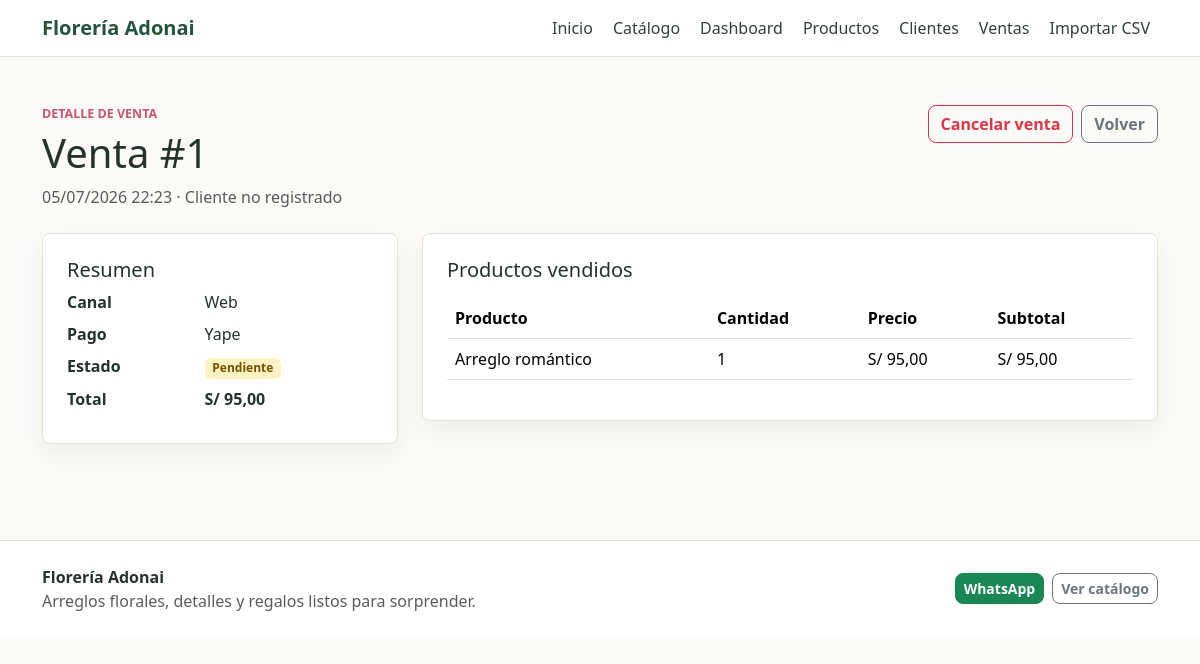
Screenshot of /ventas/1/ (signed in) with the database file from the repository.
### gestion/models.py (models this page shows, shortened)
class Venta(models.Model):
    class Canal(models.TextChoices):
        PRESENCIAL = 'presencial', 'Presencial'
        WHATSAPP = 'whatsapp', 'WhatsApp'
        WEB = 'web', 'Web'
    class MetodoPago(models.TextChoices):
        EFECTIVO = 'efectivo', 'Efectivo'
        YAPE = 'yape', 'Yape'
        PLIN = 'plin', 'Plin'
        TRANSFERENCIA = 'transferencia', 'Transferencia'
    class Estado(models.TextChoices):
        PENDIENTE = 'pendiente', 'Pendiente'
        PAGADO = 'pagado', 'Pagado'
        CANCELADO = 'cancelado', 'Cancelado'
    cliente = models.ForeignKey(
        Cliente,
        on_delete=models.SET_NULL,
        null=True,
        blank=True,
        related_name='ventas',
    )
    nombre_cliente = models.CharField(max_length=120, blank=True)
    telefono_cliente = models.CharField(max_length=20, blank=True)
    fecha = models.DateTimeField(default=timezone.now)
    canal = models.CharField(max_length=20, choices=Canal.choices, default=Canal.PRESENCIAL)
    metodo_pago = models.CharField(
        max_length=20,
        choices=MetodoPago.choices,
        default=MetodoPago.EFECTIVO,
    )
    estado = models.CharField(max_length=20, choices=Estado.choices, default=Estado.PENDIENTE)
    total = models.DecimalField(max_digits=10, decimal_places=2, default=Decimal('0.00'))
    class Meta:
        ordering = ['-fecha']
    @property
    def cliente_visible(self):
        if self.cliente:
            return self.cliente.nombre
        return self.nombre_cliente or 'Cliente no registrado'

class DetalleVenta(models.Model):
    venta = models.ForeignKey(Venta, on_delete=models.CASCADE, related_name='detalles')
    producto = models.ForeignKey(Producto, on_delete=models.PROTECT, related_name='detalles_venta')
    cantidad = models.PositiveIntegerField(validators=[MinValueValidator(1)])
    precio_unitario = models.DecimalField(max_digits=10, decimal_places=2)
    subtotal = models.DecimalField(max_digits=10, decimal_places=2, default=Decimal('0.00'))
    class Meta:
        verbose_name = 'detalle de venta'
        verbose_name_plural = 'detalles de venta'

class Producto(models.Model):
    nombre = models.CharField(max_length=120, unique=True)
    categoria = models.ForeignKey(
        Categoria,
        on_delete=models.PROTECT,
        related_name='productos',
    )
    descripcion = models.TextField(blank=True)
    precio = models.DecimalField(
        max_digits=10,
        decimal_places=2,
        validators=[MinValueValidator(Decimal('0.00'))],
    )
    stock = models.PositiveIntegerField(default=0)
    stock_minimo = models.PositiveIntegerField(default=0)
    imagen = models.FileField(upload_to='productos/', blank=True, null=True)
    activo = models.BooleanField(default=True)
    fecha_creacion = models.DateTimeField(auto_now_add=True)
    fecha_actualizacion = models.DateTimeField(auto_now=True)
    class Meta:
        ordering = ['nombre']

### gestion/views.py (the view)
# urls.py: path('ventas/<int:pk>/', views.venta_detalle, name='venta_detalle'),
@staff_required
def venta_detalle(request, pk):
    venta = get_object_or_404(
        Venta.objects.select_related('cliente').prefetch_related('detalles__producto'),
        pk=pk,
    )
    return render(request, 'gestion/venta_detalle.html', {'venta': venta})

### gestion/context_processors.py (called while the page is built)
def floreria_config(request):
    return {
        'floreria': {
            'nombre': settings.FLORERIA_NOMBRE,
            'yape': settings.FLORERIA_YAPE,
            'whatsapp': settings.FLORERIA_WHATSAPP,
            'promo': settings.FLORERIA_PROMO,
            'qr_yape_static': settings.FLORERIA_QR_YAPE_STATIC,
        }
    }

### gestion/views.py (called while the page is built)
def staff_required(view_func):
    @wraps(view_func)
    def _wrapped_view(request, *args, **kwargs):
        user = request.user
        if user.is_authenticated and (user.is_staff or user.is_superuser):
            return view_func(request, *args, **kwargs)
        return HttpResponse('acceso no autorizado', status=403)
    return _wrapped_view

### templates/gestion/venta_detalle.html (shortened to what this page needs)
{% extends 'gestion/base.html' %}
{% block content %}
<section class="container py-5">
  <div class="d-flex flex-column flex-md-row justify-content-between gap-3 mb-4">
    <div>
      <p class="eyebrow">Detalle de venta</p>
      <h1>Venta #{{ venta.pk }}</h1>
      <p class="text-muted mb-0">{{ venta.fecha|date:'d/m/Y H:i' }} · {{ venta.cliente_visible }}</p>
    </div>
    <div class="d-flex align-items-start gap-2">
      {% if venta.estado != 'cancelado' %}
        <form method="post" action="{% url 'gestion:venta_cancelar' venta.pk %}">
          <button class="btn btn-outline-danger" type="submit">Cancelar venta</button>
        </form>
      {% endif %}
      <a class="btn btn-outline-secondary" href="{% url 'gestion:ventas_lista' %}">Volver</a>
    </div>
  </div>
  <div class="row g-4">
    <div class="col-lg-4">
      <div class="tool-panel h-100">
        <h2 class="h5">Resumen</h2>
        <dl class="row mb-0">
          <dt class="col-5">Canal</dt><dd class="col-7">{{ venta.get_canal_display }}</dd>
          <dt class="col-5">Pago</dt><dd class="col-7">{{ venta.get_metodo_pago_display }}</dd>
          <dt class="col-5">Estado</dt><dd class="col-7"><span class="badge status-{{ venta.estado }}">{{ venta.get_estado_display }}</span></dd>
          <dt class="col-5">Total</dt><dd class="col-7 fw-bold">S/ {{ venta.total|floatformat:2 }}</dd>
        </dl>
      </div>
    </div>
    <div class="col-lg-8">
      <div class="tool-panel">
        <h2 class="h5 mb-3">Productos vendidos</h2>
        <div class="table-responsive">
          <table class="table align-middle">
            <thead><tr><th>Producto</th><th>Cantidad</th><th>Precio</th><th>Subtotal</th></tr></thead>
            <tbody>
              {% for detalle in venta.detalles.all %}
                <tr>
                  <td>{{ detalle.producto.nombre }}</td>
                  <td>{{ detalle.cantidad }}</td>
                  <td>S/ {{ detalle.precio_unitario|floatformat:2 }}</td>
                  <td>S/ {{ detalle.subtotal|floatformat:2 }}</td>
                </tr>
              {% endfor %}
            </tbody>
          </table>
        </div>
      </div>
    </div>
  </div>
</section>
{% endblock %}

### static/css/styles.css (style rules this page uses)
:root { --adonai-green: #2f6f4e; --adonai-green-dark: #24553c; --adonai-rose: #c95670; --adonai-rose-soft: #f9e5ea; --adonai-gold: #c69b4c; --adonai-ink: #26332c; --adonai-muted: #6f7b72; --adonai-bg: #fbfaf7; --adonai-border: #e6e1d9; }
body { background: var(--adonai-bg); color: var(--adonai-ink); }
a { color: var(--adonai-green); }
.btn { border-radius: 8px; font-weight: 600; }
.eyebrow { color: var(--adonai-rose); font-weight: 800; text-transform: uppercase; font-size: 0.78rem; margin-bottom: 0.35rem; }
.category-tile, .campaign-item, .stat-card, .tool-panel, .empty-state, .qr-panel { border: 1px solid var(--adonai-border); border-radius: 8px; background: #ffffff; }
.tool-panel { padding: 24px; box-shadow: 0 10px 24px rgba(38, 51, 44, 0.06); }
.status-pendiente { background: #fff2c2; color: #745100; }

### rows the page displays
Venta: pk "1", fecha "05/07/2026 22:23", cliente_visible "Cliente no registrado", canal "Web", metodo_pago "Yape", estado "Pendiente", total "95,00"
DetalleVenta: producto.nombre "Arreglo romántico", cantidad "1", precio_unitario "95,00", subtotal "95,00"

### other values shown
{{ floreria.nombre }} "Florería Adonai"
{{ floreria.promo }} "Arreglos florales, detalles y regalos listos para sorprender."
